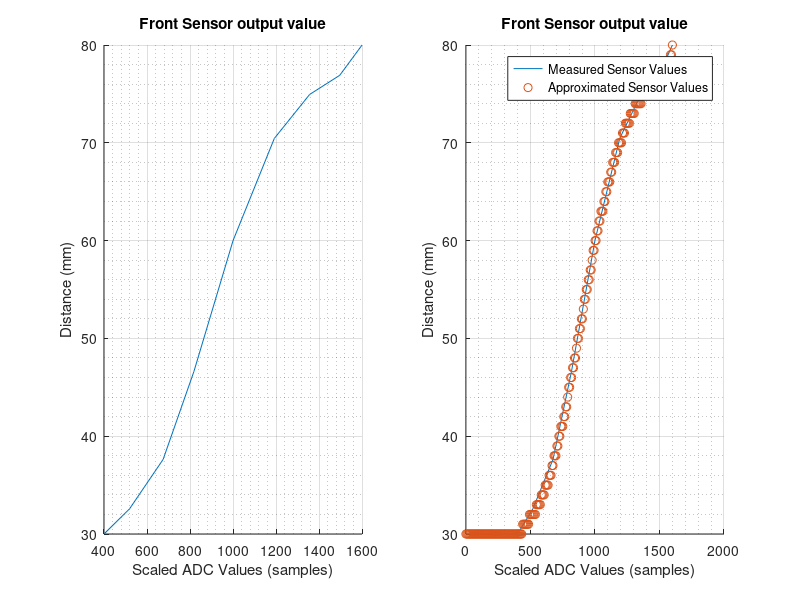

This chart was generated by the following MATLAB code: (Note: this script raises an error after producing the figure.)
% CREATE A FINE POLYNOME
clc; clear all; hold off; close all;

table_size = 212;
lut_factor = 1700 / table_size;
sensorOutput = [2.75 2.55 2 1.55 1.25 1.05 0.9 0.8 0.725 0.65 0.6 0.55 0.5 0.495 0.49];        % Just an initial characteristic curve of the infrared sensor
ADCchange = 4096 / max(2.75);
%adcOutput_front = [4095 3833 3378 2940 2521 2197 1918 1735 1562 1402 1315 1207 1117,...
%    1062 979 922 867 812 786 720 693 635 579 541 495 463]./lut_factor;                         % MEASURED ADC Values of your measured distances

% adcOutput_front = [400 500 600 800 1000 1200 1400 1500 1600]
% adcOutput_front = [400 540.51 679.22 817.93 997.19 1184.19 1362.11 1483.75 1600 1700 1800 1900];
adcOutput_front = [ 400 519 674.95 817.93 1000 1192 1356 1496 1600];
% relatedDistance_mm = [0 5 10 15 20 25 30 35 40 45 50 55 60 65 70 75 80 85 90 95 100 110 120 130 140 150] * 10; % HERE you could store your measured distance values
% relatedDistance_mm = [30 31.5 35 45 55 65 75 77 80];
% relatedDistance_mm = [30 32.86 38.47 46.04 56.7 68.49 74.66 76.9 78 80 80 80];
relatedDistance_mm = [30 32.58 37.63 46.61 60 70.45 74.94 76.9 80];

[p_front,s_front] = polyfit(adcOutput_front, relatedDistance_mm, 8);          % Fits a polynom of order-n to your input values
x_front = linspace(0,floor(max(adcOutput_front)),table_size);                       % Just create ADC Values in order to plot the results of the polynome

f_front = floor(polyval(p_front,x_front));                                          % Calculates your results, taking into account the measured values and the already stored polynome

% f_front(f_front>512) = 512;                                                       % Just uses ADC lower or equal to 4096
%f_front(x_front<floor(min(adcOutput_front))) = max(relatedDistance_mm);     % THERE ARE NO NEGATIVE ADC results
f_front(x_front<min(adcOutput_front)) = min(relatedDistance_mm);
f_front(f_front<min(relatedDistance_mm)) = min(relatedDistance_mm);
f_front(f_front>max(relatedDistance_mm)) = max(relatedDistance_mm);
f_front(x_front>1700) = max(relatedDistance_mm);
%f_front(f_front>max(relatedDistance_mm)) = min(relatedDistance_mm);

%f_front(f_front<min(relatedDistance_mm)) = max(relatedDistance_mm);

figure(1)
subplot(1,2,1)
hold on;
plot(adcOutput_front,relatedDistance_mm);
%plot(x_front,f_front,'o')

title('Front Sensor output value');
xlabel('Scaled ADC Values (samples)');
ylabel('Distance (mm)');
grid on; grid minor;

subplot(1,2,2)
hold on;
plot(adcOutput_front,relatedDistance_mm);
plot(x_front,f_front,'o')

legend('Measured Sensor Values','Approximated Sensor Values');

title('Front Sensor output value');
xlabel('Scaled ADC Values (samples)');
ylabel('Distance (mm)');
grid on; grid minor;
X_front = table(x_front',f_front');

fprintf('unsigned short ir_front[%i] = {', table_size);
for idx = 1:table_size
    fprintf(num2str(f_front(idx)));
    if idx < table_size
        fprintf(',');
    end
end
fprintf('};\n');

